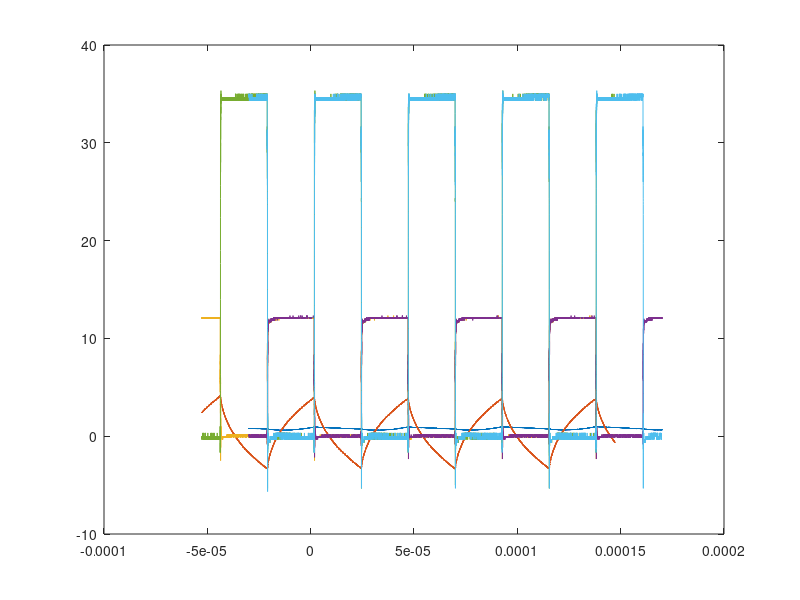
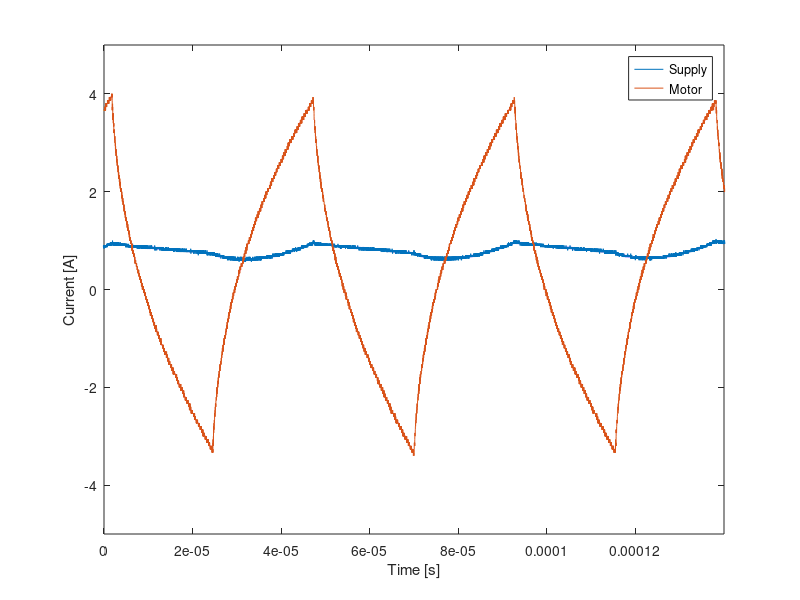

Recreate these plots in MATLAB, in order.
clear all; close all; clc;

to_tikz = 0;

C1_s = csvread('C1controller-board2-supplycurrent-gate-22k-50d0d00000.txt',5,0);    %TEMP
C1_m = csvread('C1controller-board2-motorcurrent-gate-22k-50d0d00000.txt',5,0);    %TEMP

C2_s = csvread('C2controller-board2-supplycurrent-gate-22k-50d0d00000.txt',5,0);    %TEMP
C2_m = csvread('C2controller-board2-motorcurrent-gate-22k-50d0d00000.txt',5,0);    %TEMP

C4_supplycurrent = csvread('C4controller-board2-supplycurrent-gate-22k-50d0d00000.txt',5,0);

C4_motorcurrent = csvread('C4controller-board2-motorcurrent-gate-22k-50d0d00000.txt',5,0);

timeshift = 0.7e-4;
phase = -2.27e-5;
time_supplycurrent_C4 = C4_supplycurrent(:,1) + timeshift;
supplycurrent_C4 = C4_supplycurrent(:,2)*-1;

time_motorcurrent_C4 = C4_motorcurrent(:,1) + timeshift + phase;
motorcurrent_C4 = C4_motorcurrent(:,2)*-1;

%TEMP
time_C1_s = C1_s(:,1) + timeshift;
data_C1_s = C1_s(:,2);
%TEMP
time_C1_m = C1_m(:,1) + timeshift + phase;
data_C1_m = C1_m(:,2);
%TEMP
time_C2_s = C2_s(:,1) + timeshift;
data_C2_s = C2_s(:,2);
%TEMP
time_C2_m = C2_m(:,1) + timeshift + phase;
data_C2_m = C2_m(:,2);

figure(1)
plot(time_supplycurrent_C4, supplycurrent_C4, time_motorcurrent_C4, motorcurrent_C4,time_C1_m,data_C1_m,time_C1_s,data_C1_s,time_C2_m,data_C2_m,time_C2_s,data_C2_s)

figure(2)
plot(time_supplycurrent_C4, supplycurrent_C4, time_motorcurrent_C4, motorcurrent_C4)


 title('')
 xlabel('Time [s]')
 ylabel('Current [A]')
% 
  xlim([0 1.4e-4])
  ylim([-5 5])
% 
%  
legend('Supply','Motor')

if to_tikz == 1
    cleanfigure()
    matlab2tikz('controllerboardv2_current_motor_supply.tex');
end